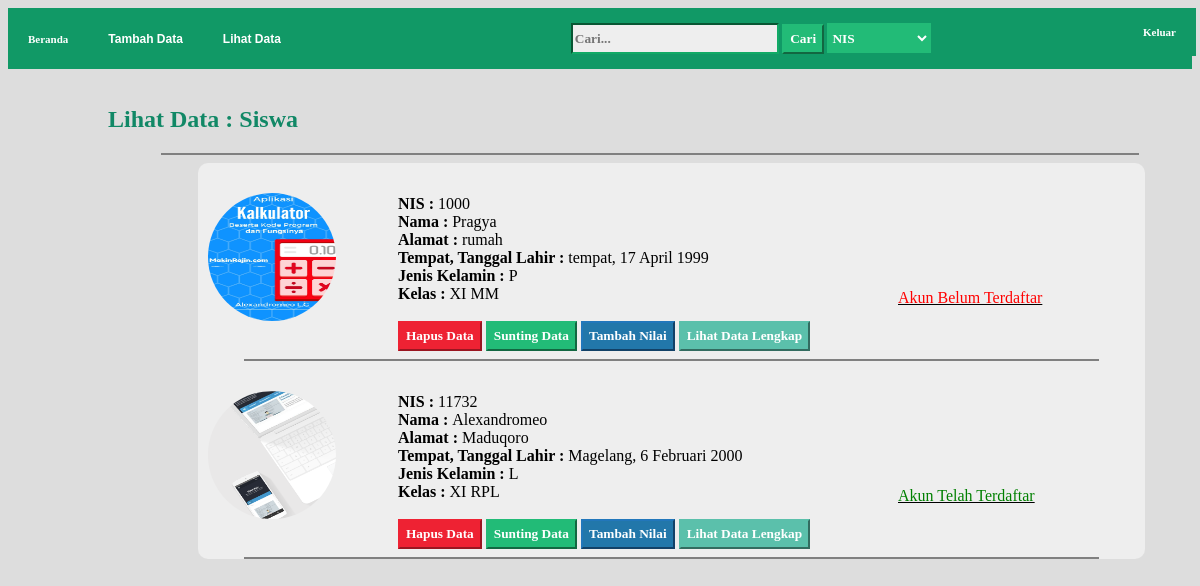
The page /admin/lihatsiswa.php (signed in) on the database its author committed.
### tables this page shows
CREATE TABLE `datasiswa` (
  `nis` int(50) NOT NULL,
  `nama` varchar(50) NOT NULL,
  `alamat` varchar(99) NOT NULL,
  `tempatlahir` varchar(50) NOT NULL,
  `tanggallahir` varchar(50) NOT NULL,
  `bulanlahir` varchar(50) NOT NULL,
  `tahunlahir` varchar(50) NOT NULL,
  `jurusan` varchar(50) NOT NULL,
  `kelas` varchar(50) NOT NULL,
  `jk` varchar(50) NOT NULL,
  `foto` varchar(50) NOT NULL
);

### admin/lihatsiswa.php (the view, shortened to what this page needs)
<?php
include "../php/lib.php";
$db = mysqli_query($konek, "select * from datasiswa");
?>
<!DOCTYPE html>
<html>
<head>
</head>
<link rel="stylesheet" type="text/css" href="../css/style.css">
<body>
<?= headercarisiswa(); ?>
<div class="kontentitle">
	<br><h2>Lihat Data : Siswa</h2>
	<hr noshade width="90%">
</div>
<div class="konten">
	<?php
	while ($data = mysqli_fetch_array($db))
	{
		$daftar = mysqli_query($konek, "select *from akun where induk = '".$data['nis']."'");
		$jumlah = mysqli_num_rows($daftar);
			echo "<img src='../img/$data[foto]'  alt='".$data['nama']."'>";
			echo "<div class='siswa'>";
			echo "<b>NIS : </b>";
			echo $data['nis'];
			echo "<br>";
			echo "<b>Nama : </b>";
			echo $data['nama'];
			echo "<br>";
			echo "<b>Alamat : </b>";
			echo $data['alamat'];
			echo "<br>";
			echo "<b>Tempat, Tanggal Lahir : </b>";
			echo $data['tempatlahir'];
			echo ", ";
			echo $data['tanggallahir'];
			echo $data['bulanlahir'];
			echo $data['tahunlahir'];
			echo "<br>";
			echo "<b>Jenis Kelamin : </b>";
			echo $data['jk'];
			echo "<br>";
			echo "<b>Kelas : </b>";
			echo $data['kelas'];
			echo $data['jurusan'];
			echo "<br><br>";
			echo "<a href='?hapus&nis=".$data['nis']."' title='Hapus' onclick=\"return confirm('Apakah Anda Yakin Akan Menghapus Data Ini ?')\"><input type='button' class='dgrbtn' name='hapusdata' value='Hapus Data'></a>&nbsp";
			echo "<a href=\"datasiswa.php?nis=".$data['nis']."&nama=".$data['nama']."&alamad=".$data['alamat']."&ttl=".$data['tempatlahir']." ".$data['tanggallahir']." ".$data['bulanlahir']." ".$data['tahunlahir']."&jk=".$data['jk']."&kelas=".$data['kelas']." ".$data['jurusan']."\"><input type='button' class='okbtn' value='Sunting Data'></a>&nbsp";
			echo "<a href=\"nilaisiswa.php?nis=".$data['nis']."&nama=".$data['nama']."&alamad=".$data['alamat']."&ttl=".$data['tempatlahir'].", ".$data['tanggallahir']." ".$data['bulanlahir']." ".$data['tahunlahir']."&jk=".$data['jk']."&kelas=".$data['kelas']." ".$data['jurusan']."\"><input type='button' class='goodbtn' value='Tambah Nilai'></a>&nbsp";
			echo "<a href=\"lengkapsiswa.php?nis=".$data['nis']."\"><input type='button' class='grtbtn' value='Lihat Data Lengkap'></a>";
			echo "<br>";
			echo "</div>";
			echo "<hr noshade width='90%' height='1'>";
			echo '<div class="cekdaftar">';
			if ($jumlah<=0)
			{
				echo "<font color=red>Akun Belum Terdaftar</font>";
			}
			else
			{
				echo "<font color=green>Akun Telah Terdaftar</font>";
			}
			echo "</div><br><br><br>";
	}
?>
</div>
</body>
</html>

### css/style.css (style rules this page uses)
body { background-color: #ddd; }
.grtbtn { background-color: #5bc0ab; color: white; width: auto; height: 30px; border-color: #5bc0ab; cursor: pointer; font-family: "Aharoni"; font-weight: bold; }
.goodbtn { background-color: #27a; color: white; width: auto; height: 30px; border-color: #27b; cursor: pointer; font-family: "Aharoni"; font-weight: bold; }
.okbtn { background-color: #2b7; color: white; width: auto; height: 30px; border-color: #2b7; cursor: pointer; font-family: "Aharoni"; font-weight: bold; }
.dgrbtn { background-color: #e23; color: white; width: auto; height: 30px; border-color: #e23; cursor: pointer; font-family: "Aharoni"; font-weight: bold; }
.konten { background-color: #eee; font-family: Tahoma; width: 80%; height: auto; font-color: black; margin-left: 190px; border-radius: 10px; }
.kontentitle { font-family: "Aharoni"; color: #186; margin-left: 100px; }
img { width: 128px; height: 128px; margin-left: 10px; margin-top: 30px; border-radius: 50%; }
.siswa { margin-left: 200px; margin-top: -130px; }
.cekdaftar { margin-left: 700px; margin-top: -80px; font-family: "Aharoni"; text-decoration: underline; }

### rows shown on the page
datasiswa: foto (picture), nis "1000", nama "Pragya", alamat "rumah", tempatlahir "tempat", tanggallahir "17", bulanlahir "April", tahunlahir "1999", jk "P", kelas "XI", jurusan "MM", shows "Akun Belum Terdaftar"
datasiswa: foto (picture), nis "11732", nama "Alexandromeo", alamat "Maduqoro", tempatlahir "Magelang", tanggallahir "6", bulanlahir "Februari", tahunlahir "2000", jk "L", kelas "XI", jurusan "RPL", shows "Akun Telah Terdaftar"
